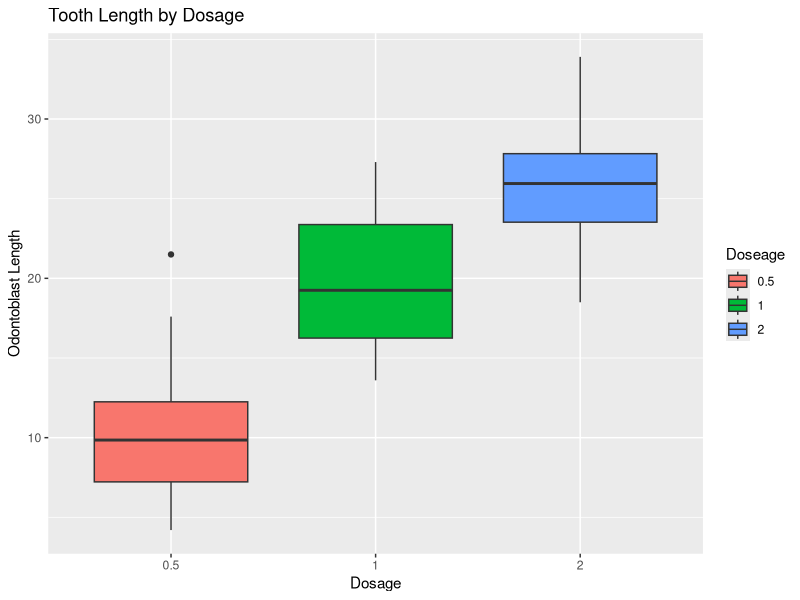
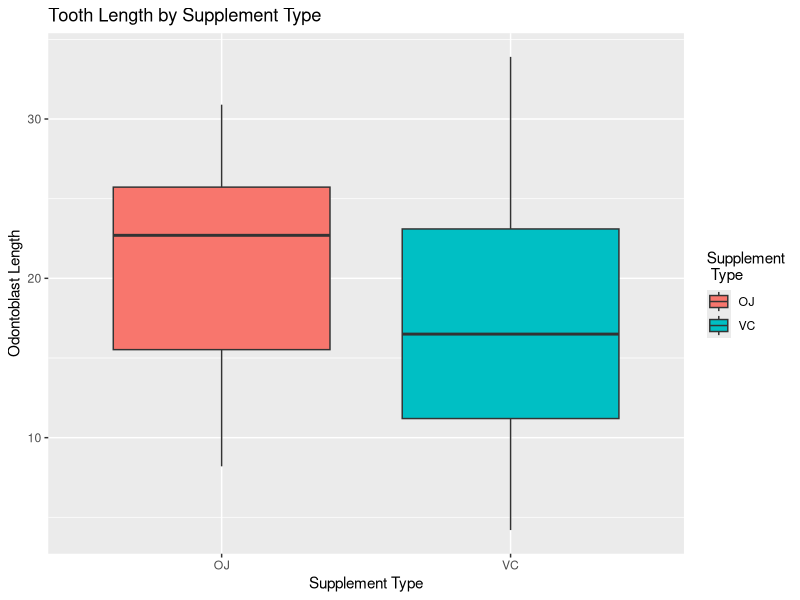

Write the R code that produced these figures, in order.
## ---- chunk 1
knitr::opts_chunk$set(echo = TRUE)
## ---- chunk 2
library(ggplot2)
data("ToothGrowth")
str(ToothGrowth)
## ---- chunk 3
help(ToothGrowth)
## ---- chunk 4
ggplot(ToothGrowth) +
    geom_boxplot(aes(x = as.factor(dose), y = len, fill = as.factor(dose))) +
    ggtitle( "Tooth Length by Dosage") +
    xlab("Dosage") +
    ylab("Odontoblast Length") +
    labs(fill = "Doseage")
## ---- chunk 5
ggplot(ToothGrowth) +
    geom_boxplot(aes(x = supp, y = len, fill = supp)) +
    ggtitle( "Tooth Length by Supplement Type") +
    xlab("Supplement Type") +
    ylab("Odontoblast Length") +
    labs(fill = "Supplement\n Type")
## ---- chunk 6
byDose <- split(ToothGrowth, ToothGrowth$dose)
sapply(byDose, function(x) var(x[,1]))
## ---- chunk 7
sapply(byDose, function(x) length(x[,1]))
## ---- chunk 8
t.test(byDose[2][[1]][1], byDose[3][[1]][1],
       alternative = "two.sided", paired = FALSE, var.equal = TRUE)
## ---- chunk 9
bySupp <- split(ToothGrowth, ToothGrowth$supp)
t.test(bySupp[1][[1]][1], bySupp[2][[1]][1],
       alternative = "two.sided", paired = FALSE, var.equal = TRUE)
